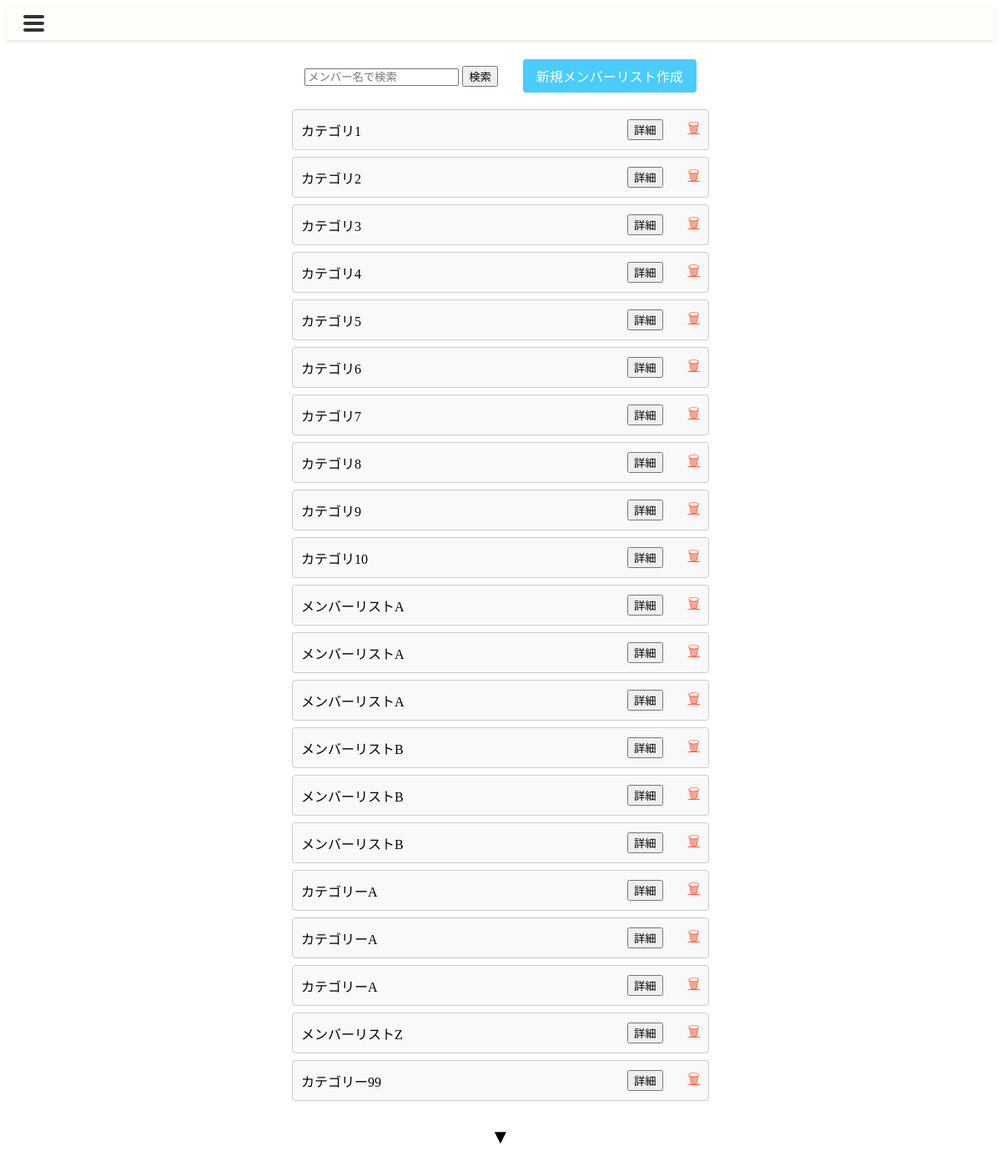
Before: /memberlist/ with the older database file.
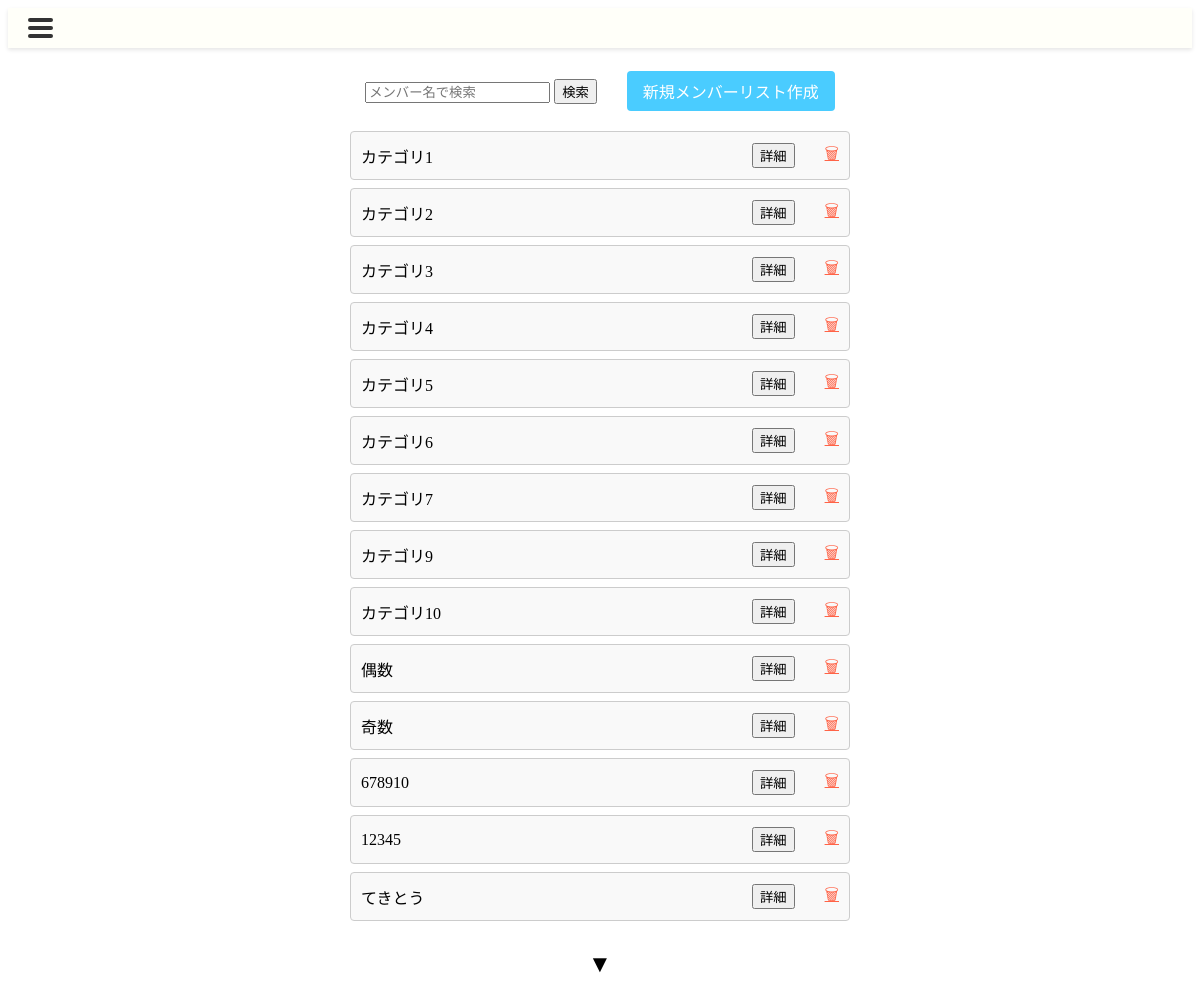
After: the same page with the newer database file.
### canri_app/models.py (models this page shows)
class Category(models.Model):
    category_id = models.AutoField(primary_key=True)
    category_name = models.CharField(max_length=255)
    detail = models.TextField(null=True, blank=True)
    creation_date = models.DateTimeField()
    update_date = models.DateTimeField(null=True, blank=True)
    deletion_date = models.DateTimeField(null=True, blank=True)
    deletion_flag = models.BooleanField(default=False)
    class Meta:
        db_table = 'Category'

### canri_app/views.py (the view, shortened to what this page needs)
# urls.py: path('memberlist/',                                     views.MemberListView.as_view(),             name='memberlist'),
class MemberListView(TemplateView):
    template_name = "memberlist.html"
    def get(self, request, *args, **kwargs):
        categories=self.get_queryset()
        context = {
            "categories": categories  # カテゴリー
        }
        return render(request, self.template_name, context)
    def get_queryset(self):
        query = self.request.GET.get('query')
        if query:
            categories = Category.objects.filter(category_name__icontains=query, deletion_flag=False)
        else:
            categories = Category.objects.filter(deletion_flag=False)
        return categories

### canri_app/templates/memberlist.html (shortened to what this page needs)
{% extends 'base.html' %}
{% load static %}
{% block head %}
<link rel="stylesheet" href="{% static 'css/memberlist.css' %}">
{% endblock %}
{% block content %}
<div class="member-list-container">
    <div class="search-create-bar">
        <form method="GET">
            <input type="search" name="query" value="{{ request.GET.query }}" placeholder="メンバー名で検索"/>
            <button type="submit" class="btn">検索</button>
        </form>
        <a href="{% url 'canri_app:memberlist_make' %}" class="create-member-btn">新規メンバーリスト作成</a>
    </div>
    {% for category in categories %}
    <div class="member-list">
        <div class="member-item">
            <span>{{ category.category_name }}</span>
            <form method="GET" action="{% url 'canri_app:memberlist_edit' category_id=category.category_id %}">
                <button type="submit" class="btn">詳細</button>
            </form>
            <a href="{% url 'canri_app:memberlist_delete' category_id=category.category_id %}" class="delete-btn">&#128465;</a>
        </div>
    </div>
    {% endfor %}
    <div class="pagination">
        <button class="more-btn">&#9660;</button>
    </div>
</div>
{% endblock %}

Changed rows visible on the page:
no longer on this page (row edited): Category: category_name "カテゴリ8"
removed Category: category_name "メンバーリストA"
removed Category: category_name "メンバーリストA"
no longer on this page (row edited): Category: category_name "メンバーリストA"
removed Category: category_name "メンバーリストB"
removed Category: category_name "メンバーリストB"
removed Category: category_name "メンバーリストB"
removed Category: category_name "カテゴリーA"
removed Category: category_name "カテゴリーA"
removed Category: category_name "カテゴリーA"
removed Category: category_name "メンバーリストZ"
removed Category: category_name "カテゴリー99"
added Category: category_name "偶数"
added Category: category_name "奇数"
added Category: category_name "678910"
added Category: category_name "12345"
added Category: category_name "てきとう"
